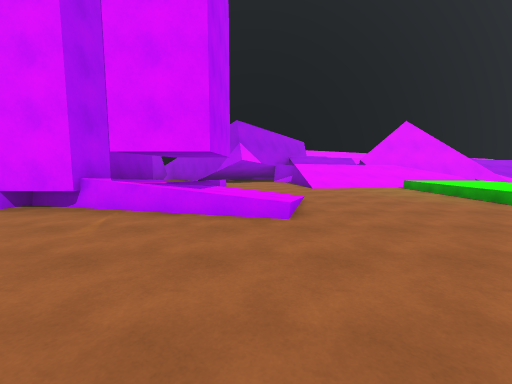
View 1 (above)

24 first-person views from a walk through a 3-D level made in the Unity game engine. The camera is 1.5 m above the floor, tilts 6° down and sees 90° across. The floor is counted in squares, 2 m on a side. Each view is taken from the middle of a square. On the plan, view 1 faces up. The plan holds only what a view shows up to about 9 squares ahead; the rest is blank. The place goes on beyond the plan. Surface patterns are stand-ins for the level's own textures.

View 2
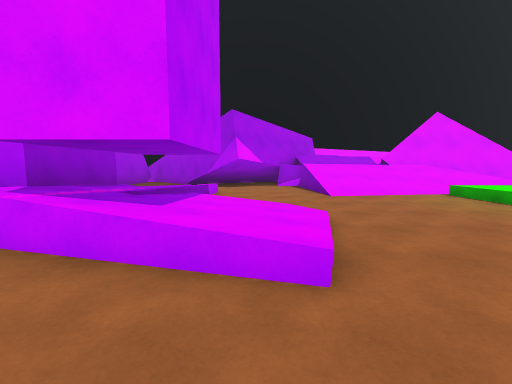

View 3
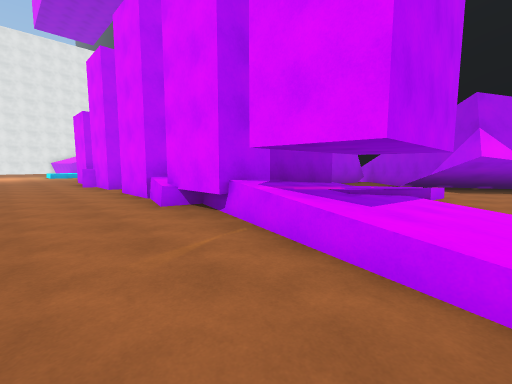

View 4
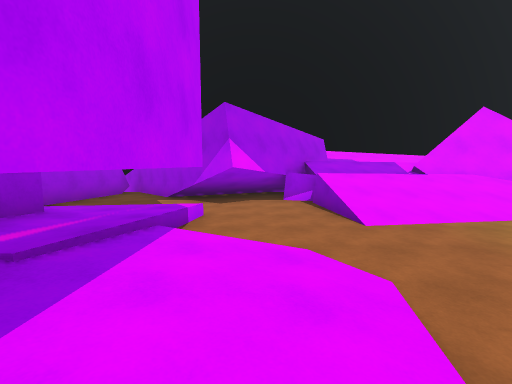

View 5
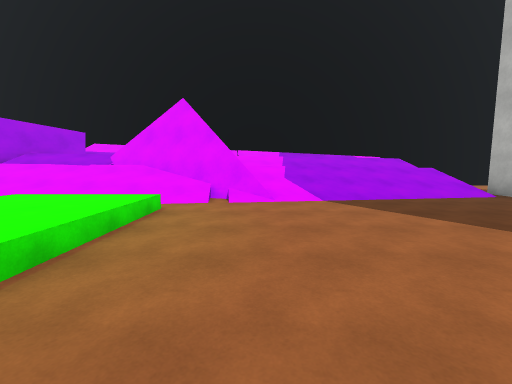

View 6
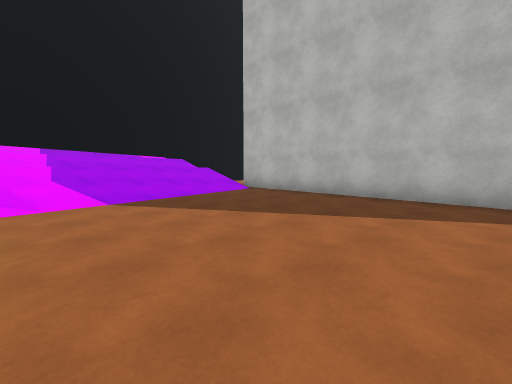

View 7
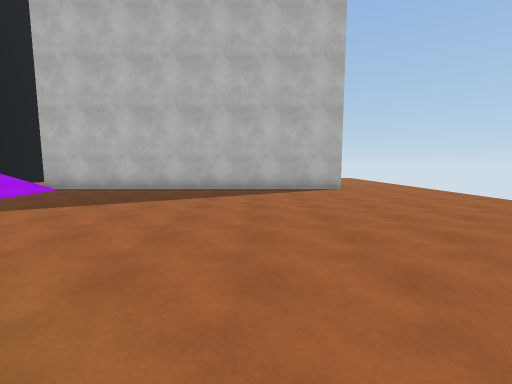

View 8
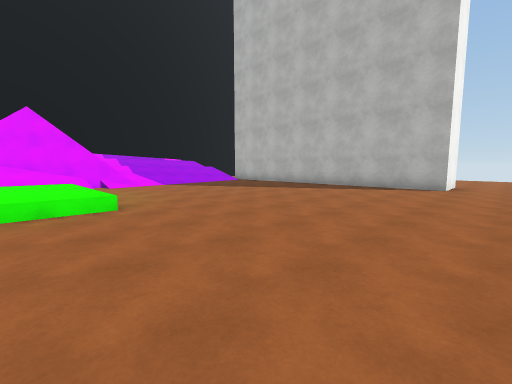

View 9
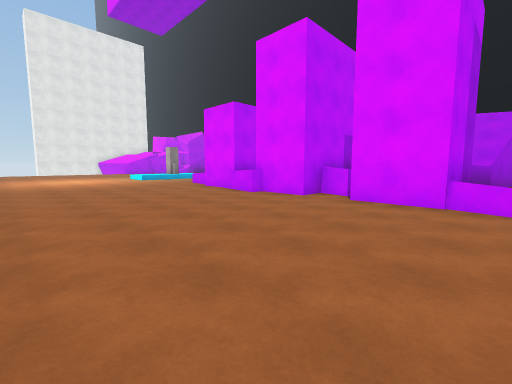

View 10
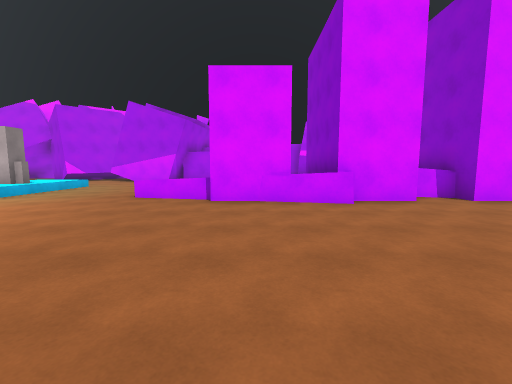

View 11
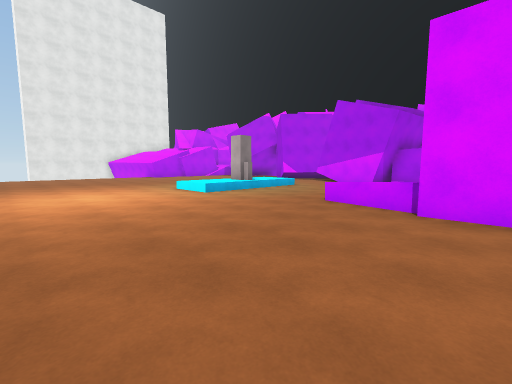

View 12
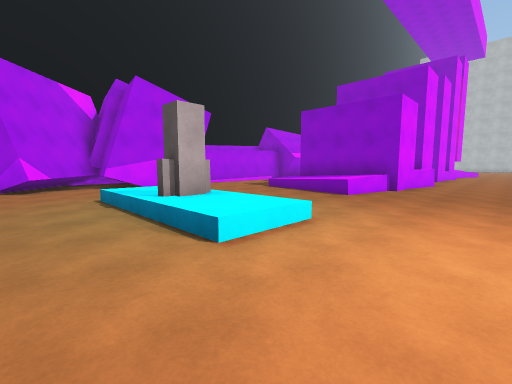

View 13
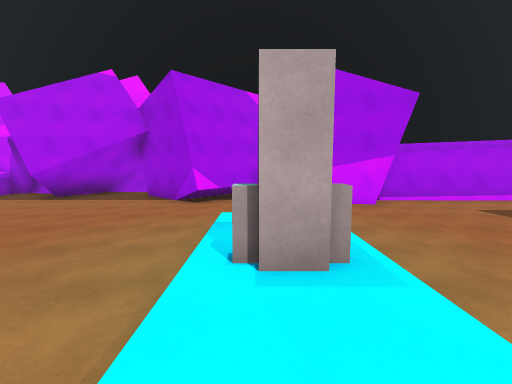

View 14
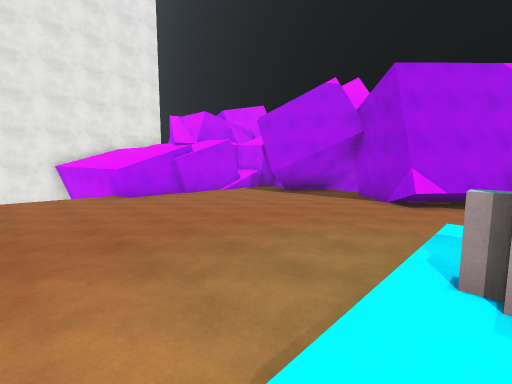

View 15
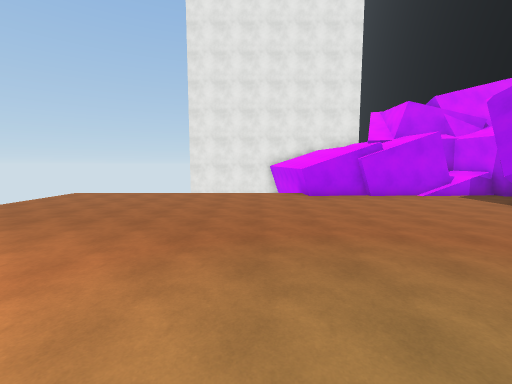

View 16
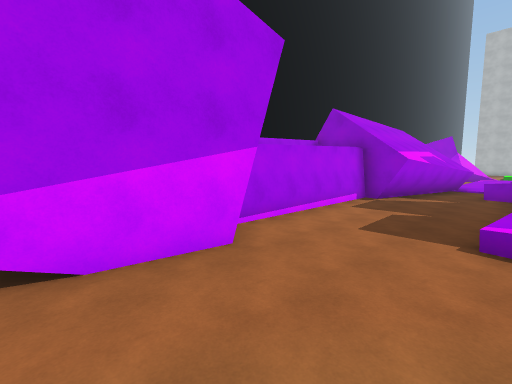

View 17
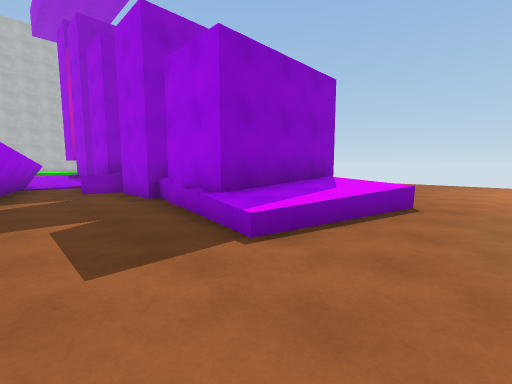

View 18
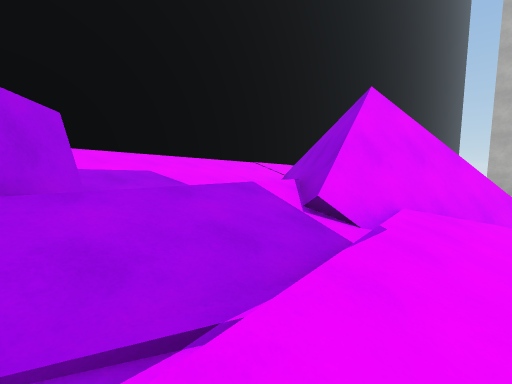

View 19
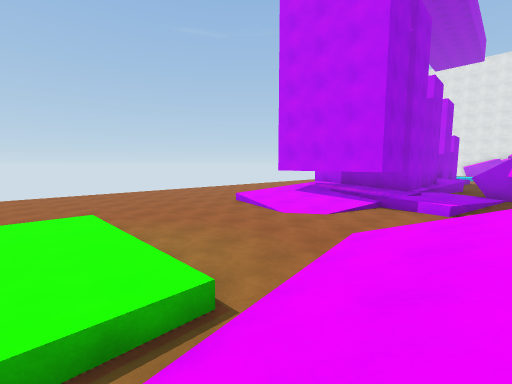

View 20
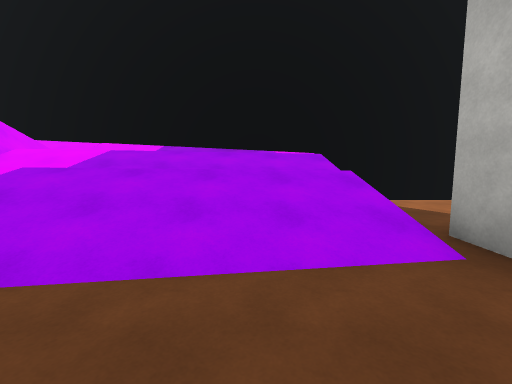

View 21
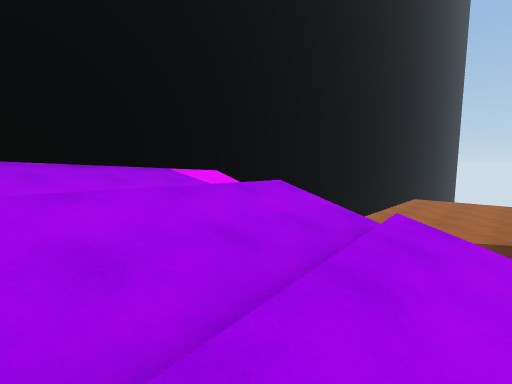

View 22
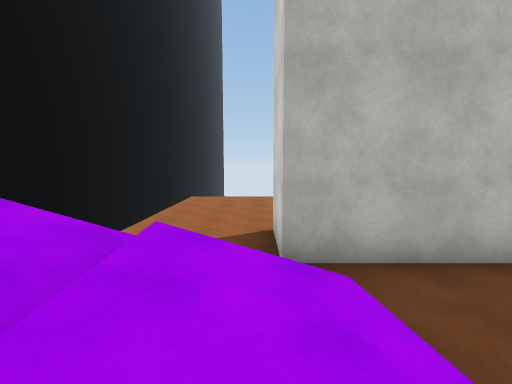

View 23
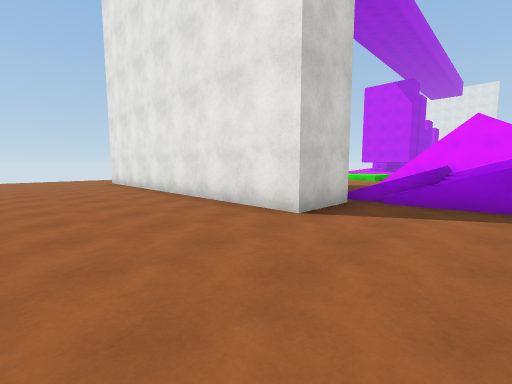

View 24
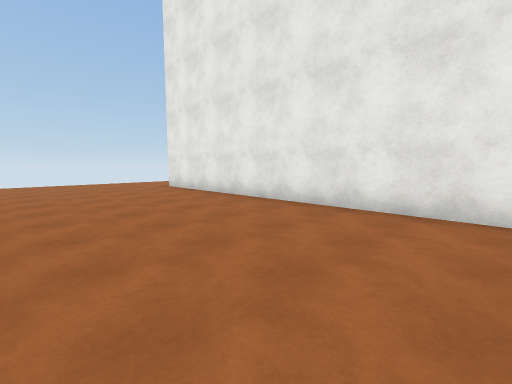

### Floor plan
Key: @ floor where view 1 was taken; # wall or solid block; . main floor; : floor 0.25 m higher than the main floor; + floor 0.5 m higher than the main floor; * floor 0.75 m higher than the main floor; % floor 1.5 m higher than the main floor; & floor 1.75 m higher than the main floor; / step, stairs or slope; = window, fence, low wall or low ledge; ^ raised ledge; v drop or lower ground; R rocket.
Columns run from 29 left of view 1 to 21 right of it. Each row starts with its distance up from view 1.
 16                                 ^^^^#^^^^^###
 15                                 ^^^^^^^ ^^^v
 14                                #^^^^##  vv#
 13  #####.#  #             #.##  ##vvv###====%%#......
 12  =..#..##### #######    #..#####&=####/////=.......
 11  #..#...##.###.....##  ##...##.#//=###///////......
 10  #..................####/......//////#=/////##.....
  9  #.....................//:+//..///////......##.....
  8  #........//...///...=#//////...../++.......##.....
  7 ##........+/...+##^##### ####/..../++.......##.....
  6 #.........R/...*## ##### ####//.../++.......##.....
  5  .........+/..//##^##=#####=#//.../++.......##.....
  4  .........//......^^........=/..............##.....
  3  ...........................................##.....
  2  ...........................................##.....
  1  ........................  ........................
  0  ........................    @  ...................
 -1  ....       .............        ...     .....   ..

Where each view was taken, in squares from view 1:
view 1: 0 up, 0 right, facing up
view 2: 2 up, 0 right, facing up
view 3: 2 up, 0 right, facing up-left
view 4: 4 up, 0 right, facing up
view 5: 4 up, 9 right, facing up
view 6: 4 up, 9 right, facing up-right
view 7: 4 up, 7 right, facing right
view 8: 0 up, 6 right, facing up-right
view 9: 1 down, 5 left, facing up-left
view 10: 1 down, 12 left, facing up
view 11: 0 up, 12 left, facing up-left
view 12: 2 up, 21 left, facing up-right
view 13: 4 up, 19 left, facing up
view 14: 4 up, 19 left, facing up-left
view 15: 5 up, 19 left, facing left
view 16: 8 up, 18 left, facing up-right
view 17: 10 up, 16 left, facing down-right
view 18: 10 up, 2 right, facing up-right
view 19: 10 up, 6 right, facing down-left
view 20: 8 up, 13 right, facing up
view 21: 11 up, 11 right, facing up-right
view 22: 11 up, 12 right, facing right
view 23: 13 up, 20 right, facing down-left
view 24: 10 up, 21 right, facing down-left
